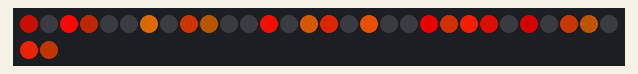
Recording of a sketch running on a simulated Arduino Uno, built with avr-gcc and run on an emulated ATmega328P. Shown: 32 RGB LEDs in strip order, left to right, continuing on the next row. Random numbers use the default seed unless the sketch sets one.

Above: at 3.46 s.
At 7.83 s:
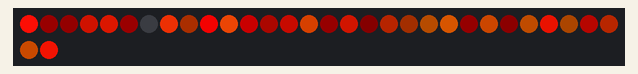
At 12.2 s:
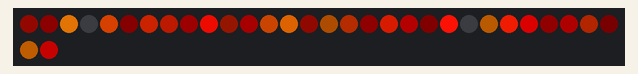
At 21.24 s:
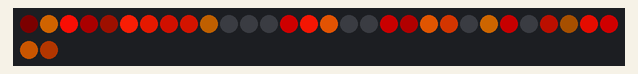
At 30.29 s:
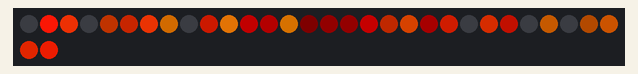
At 39.34 s:
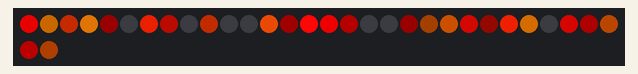

The sketch:

fireplace.ino
```cpp
#include "Arduino.h"
#include <FastLED.h>

#define NUM_LEDS 32
#define DATA_PIN 3
#define LED_TYPE WS2811
#define COLOR_ORDER GRB

CRGB leds[NUM_LEDS];

void setup() {
  Serial.begin(9600);
  delay(3000);

  //configure the leds
  FastLED.addLeds<LED_TYPE,DATA_PIN,COLOR_ORDER>(leds, NUM_LEDS).setCorrection(TypicalLEDStrip);
  FastLED.clear();
  FastLED.show();
}
uint8_t gHue = 0; // rotating "base color" used by many of the patterns
void loop() {
  fadeToBlackBy( leds, NUM_LEDS, 10);
  int pos = random16(NUM_LEDS);
  leds[pos] = CHSV( gHue + random8(36), 220, 255);
  delay(12);
  FastLED.show();
}
```
